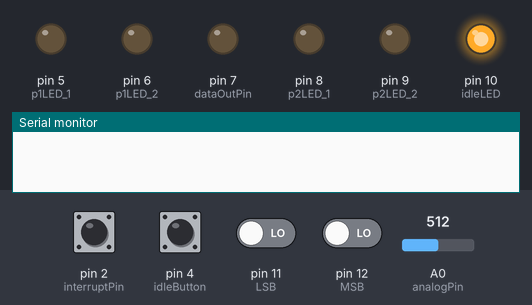
Bench run of a sketch on a simulated Arduino Uno, built with avr-gcc and run on an emulated ATmega328P. Shown: output pins drawn as LEDs (lit = HIGH), the last lines printed to the serial monitor. Inputs (shaded band) come from the test bench; at power-on: pin 2 (interruptPin), pin 4 (idleButton), pin 11 (LSB), pin 12 (MSB) LOW, A0 (analogPin) = 512. Random numbers use the default seed unless the sketch sets one.

Above: at 0.8 s.
0.9 s: pin 4 (idleButton) pulled HIGH for 0.15 s
At 3.0 s:
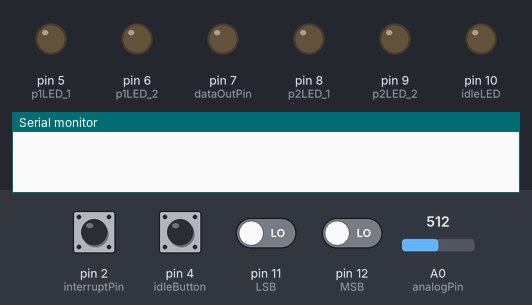
3.9 s: pin 2 (interruptPin) pulled HIGH for 0.15 s
At 5.1 s:
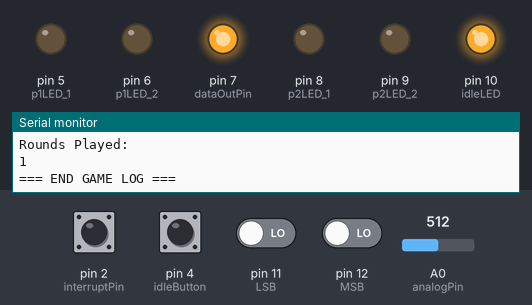
5.6 s: pin 4 (idleButton) pulled HIGH for 1 s
At 7.7 s:
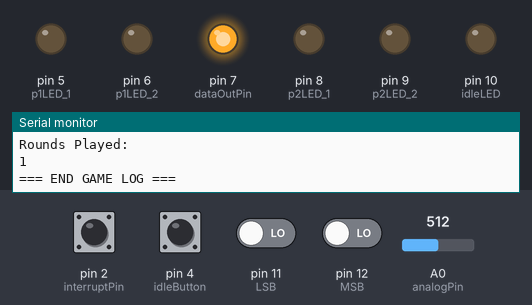
8.6 s: pin 2 (interruptPin) pulled HIGH for 1 s
At 9.5 s:
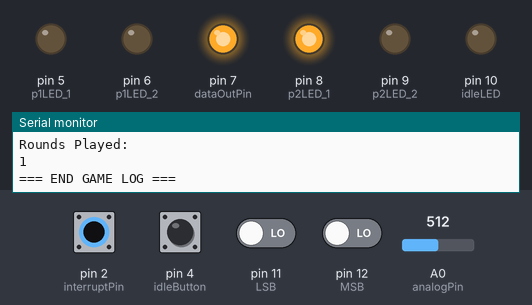
11.1 s: pin 2 (interruptPin) pulled HIGH for 0.15 s
At 12.3 s:
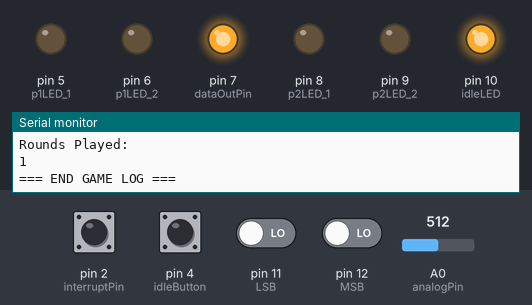
12.8 s: pin 4 (idleButton) pulled HIGH for 0.15 s
At 16.1 s:
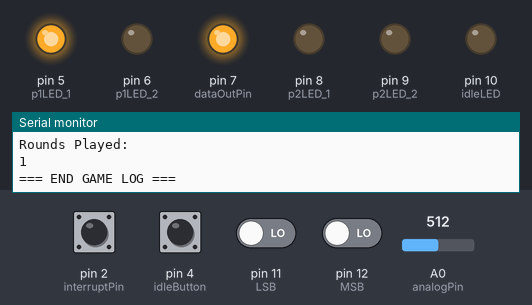
Timing chart, 0 to 16.8 s (numbered marks = the images above; inputs shaded):
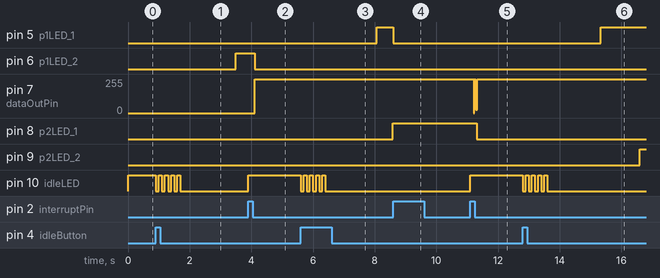

The sketch:

BME-393L-Final-Project-2025.ino
```cpp
// global variables
volatile unsigned long gdMillis = 0; // variable to keep track of time

// pins to be used on the arduino board
const int interruptPin = 2;
const byte LSB = 11;
const byte MSB = 12;
const int p1LED_1 = 5;
const int p1LED_2 = 6;
const int p2LED_1 = 8;
const int p2LED_2 = 9;
const int idleLED = 10;
const int idleButton = 4;
const int dataOutPin = 7;  // communication pin to talk to ard B


// flags
bool LEDTimerExpiredP1 = false;
bool LEDTimerExpiredP2 = false;
bool P1Lost = false;
bool P2Lost = false;
bool roundInProgress = false;
bool P1HasReacted = false;
bool P2HasReacted = false;
bool gameIsOver = true;

// time-related variables
unsigned long LEDStartTimeP1 = 0;
unsigned long LEDStartTimeP2 = 0;
unsigned long roundStartTime = 0;
unsigned long gameStartTime = 0;
int randomLEDTimerP1 = 0;
int randomLEDTimerP2 = 0;
const int maxRounds = 7;
int P1RxnTimes[maxRounds] = {0}; // this is the per-round rxn time.
int P2RxnTimes[maxRounds] = {0}; // this is the per-round rxn time.
int roundTimes[maxRounds] = {0}; // time the rounds
unsigned long rxnStartTimeP1 = 0;
unsigned long rxnStartTimeP2 = 0;
int totalRxnTimeP1 = 0;
int totalRxnTimeP2 = 0;
int totalGameTime = 0;


// volatile variables
volatile int buttonValue = -1;
volatile bool buttonPressed = false;

// other
bool scale = false;
int numRounds = 0;
float P1Score = 0.0; // TO BE IMPLEMENTED ON ARD2
float P2Score = 0.0; // TO BE IMPLEMENTED ON ARD2
int randomLEDP1 = 0;
int randomLEDP2 = 0;
int windowEnd = 2001;


// --------------------------------------------- //
// GAME FUNCTIONS
// --------------------------------------------- //
void ISRTrigger() {
  buttonValue = getButton(MSB, LSB); // get button that was pushed
  buttonPressed = true;
}

void validateButtonPress(int button, int ledP1, int ledP2) { // general function to validate button press from any player
  if (button == 0 || button == 1) {
    validateP1ButtonPress(button, ledP1);
  }
  else if (button == 2 || button == 3) {
    validateP2ButtonPress(button, ledP2);
  }
}

void validateP1ButtonPress(int button, int led) {
  if (!LEDTimerExpiredP1) {P1Lost = true;}
  else if (led - button != 5) {P1Lost = true;}

}

void validateP2ButtonPress(int button, int led) {
  if (!LEDTimerExpiredP2) {P2Lost = true;}
  else if (led - button != 6) {P2Lost = true;}
}

void checkForDoublePress(int button) {
  if (button == 0 || button == 1) {
    if (P1HasReacted) {
      P1Lost = true;
      // roundInProgress = false;
    }
    else {
      P1HasReacted = true;
    }
  }
  if (button == 2 || button == 3) {
    if (P2HasReacted) {
      P2Lost = true;
      // roundInProgress = false;
    }
    else {
      P2HasReacted = true;
    }
  }
}

void handleButtonPress() {
  if (buttonPressed) {
      // reset flag
      buttonPressed = false;

      checkForDoublePress(buttonValue); // check if button for a given player was already pressed this round

      // check that neither player has lost via double clicking
      if (!P1Lost && !P2Lost) {
        // process button press
        validateButtonPress(buttonValue, randomLEDP1, randomLEDP2); // make sure the button was correct and not pushed premautrely

        // clock reaction time
        if (!P1Lost && !P2Lost) {
          if (buttonValue == 0 || buttonValue == 1) {
            int roundRxnTimeP1 = gdMills() - rxnStartTimeP1;
            P1RxnTimes[numRounds - 1] = roundRxnTimeP1;
            totalRxnTimeP1 += roundRxnTimeP1;
            digitalWrite(randomLEDP1, LOW);
            }
          else if (buttonValue == 2 || buttonValue == 3) {
            int roundRxnTimeP2 = gdMills() - rxnStartTimeP2;
            P2RxnTimes[numRounds - 1] = roundRxnTimeP2;
            totalRxnTimeP2 += roundRxnTimeP2;
            digitalWrite(randomLEDP2, LOW);
            }
        }
        else {
          roundInProgress = false;
          // gameIsOver = true;
        }
      }
      else {
        roundInProgress = false;
        // gameIsOver = true;
      }
    }
  else {return;}
}

bool isGameOver() {
  if (numRounds == maxRounds) {
    return true;
  }
  else if (P1Lost || P2Lost) {
    return true;
  }
  return false;
}

void getScores() {
  P1Score = (1.0 / (totalRxnTimeP1 / numRounds)) * 100.0;
  P2Score = (1.0 / (totalRxnTimeP2 / numRounds)) * 100.0;
} // to be implemented on ard2

void blinkFast(int ledPin) {
  digitalWrite(ledPin, LOW);
  pause(100);
  digitalWrite(ledPin, HIGH);
  pause(100);
  digitalWrite(ledPin, LOW);
  pause(100);
  digitalWrite(ledPin, HIGH);
  pause(100);
  digitalWrite(ledPin, LOW);
  pause(100);
  digitalWrite(ledPin, HIGH);
  pause(100);
  digitalWrite(ledPin, LOW);
  pause(100);
  digitalWrite(ledPin, HIGH);
  pause(100);
  digitalWrite(ledPin, LOW);
}

void idle() {
  if (!gameIsOver) {return;}  // do nothing if game is not over
  digitalWrite(p1LED_1, LOW);
  digitalWrite(p1LED_2, LOW);
  digitalWrite(p2LED_1, LOW);
  digitalWrite(p2LED_2, LOW);
  while (true) {
    digitalWrite(idleLED, HIGH);
    if (digitalRead(idleButton) == HIGH) {
      blinkFast(idleLED);
      resetGame();
      break;
    }
  }
}

void resetGame() {
  // Reset flags
  P1Lost = false;
  P2Lost = false;
  LEDTimerExpiredP1 = false;
  LEDTimerExpiredP2 = false;
  P1HasReacted = false;
  P2HasReacted = false;
  roundInProgress = false;
  gameIsOver = false;
  scale = false;


  // Reset time-related variables
  LEDStartTimeP1 = 0;
  LEDStartTimeP2 = 0;
  roundStartTime = 0;
  rxnStartTimeP1 = 0;
  rxnStartTimeP2 = 0;

  // Reset scores and round counter
  numRounds = 0;
  P1Score = 0;
  P2Score = 0;
  totalRxnTimeP1 = 0;
  totalRxnTimeP2 = 0;
  totalGameTime = 0;
  windowEnd = 2001;

  // Clear per-round arrays
  for (int i = 0; i < maxRounds; i++) {
    P1RxnTimes[i] = 0;
    P2RxnTimes[i] = 0;
    roundTimes[i] = 0;
  }

  // Turn off all LEDs
  digitalWrite(p1LED_1, LOW);
  digitalWrite(p1LED_2, LOW);
  digitalWrite(p2LED_1, LOW);
  digitalWrite(p2LED_2, LOW);

  // set game timer
  gameStartTime = gdMills();

  // Start fresh game
  startNewRound();
}

float randomFloat(float min, float max) {
  if (scale) { // only start scaling after the first round
    float intervalWidth = max - min; // get width/range of where we want our value to lie (ie if range is 0.1 to 0.99 width = 0.89)
    float randomFraction = random(0, 101) / 100.0; // get a number between 0.0 and 1.0
    // return the random number. ie:
    // min + (width * randomFraction)
    // = 0.1 + 0.89*[0.0 to 1.0]
    // = 0.1 + [0.0, 0.89]
    // = [0.1 to 0.99]
    return min + (intervalWidth * randomFraction);
  }
  else {return 1.0;}
}

int pickRandomLED (int led1, int led2) {
  return random(led1, led2 + 1);
}

int getButton(byte msb, byte lsb) {
  // Read the state of the two encoder pins
  bool A = digitalRead(msb);
  bool B = digitalRead(lsb);

  // Combine A and B into a 2-bit binary number
  int value = (A << 1) | B;  // A is the MSB, B is the LSB

  return value;
}

void pause(int millisToDelay) {
  unsigned long startTime = gdMills();
  while (gdMills() - startTime < millisToDelay) {}  // do nothing to kill time. include assembly no operation instruction to avoid being optimized away
}

uint16_t generateRandomSeed(int analogPin = 0, int cycleCount = 200) {
  uint16_t seed = 0;
  for (int i = 0; i < 6; i++) {
    seed = (seed << 3) | (analogRead(analogPin) & 0x07);
    pause(cycleCount); // give time for the lower bits of the voltage reading to fluctuate (about 1ms)
  }
  return seed;
}

// decides whether to start a new round
void startNewRound() {

  if (isGameOver()) { // check if game needs to be ended before starting a new round
    roundInProgress = false;
    gameIsOver = true;
    totalGameTime = gdMills() - gameStartTime; // get the total game time

    digitalWrite(idleLED, HIGH);
    printGameData(); // print the timing arrays
    sendPacket(totalRxnTimeP1, totalRxnTimeP2, numRounds); // if a game has been played, send data to ArdB
    return;
  }

  // increase number of rounds
  numRounds++;

  // reset flags
  LEDTimerExpiredP1 = false;
  LEDTimerExpiredP2 = false;
  P1HasReacted = false;
  P2HasReacted = false;

  // get random seed for this round
  int roundSeed = generateRandomSeed();
  randomSeed(roundSeed);

  // get random scalers
  float randomScaler = randomFloat(0.5, 0.99);

  // make the end of the time window smaller each round
  windowEnd = windowEnd * randomScaler;

  // reset timers
  randomLEDTimerP1 = random(200, windowEnd);
  randomLEDTimerP2 = random(200, windowEnd);

  // pick a random LED for each player for the round
  randomLEDP1 = pickRandomLED(p1LED_1, p1LED_2);
  randomLEDP2 = pickRandomLED(p2LED_1, p2LED_2);

  // set the timers for the round
  LEDStartTimeP1 = gdMills();
  LEDStartTimeP2 = gdMills();
  roundStartTime = gdMills();

  scale = true; // enable scaling for next round
  roundInProgress = true;
}
// --------------------------------------------- //
// END OF GAME FUNCTIONS
// --------------------------------------------- //


// --------------------------------------------- //
// COMMUNICATION PROTOCOL FUNCTIONS
// --------------------------------------------- //

void sendBit(bool bitVal) {
  digitalWrite(dataOutPin, bitVal ? HIGH : LOW); // if bitVal = 1, send HIGH. else (aka bitVal = 0), send LOW
  pause(2);  // 2ms per bit
}

void sendByte(byte data) {
  for (int i = 7; i >= 0; i--) {
    bool bitVal = (data >> i) & 0x01;
    sendBit(bitVal);
  }
}

void sendUint16(uint16_t value) {
  byte msb = (value >> 8) & 0xFF;
  byte lsb = value & 0xFF;
  sendByte(msb);
  sendByte(lsb);
}

void sendStartBit() {
  digitalWrite(dataOutPin, HIGH);
  pause(5);  // 5ms HIGH = start pulse
  digitalWrite(dataOutPin, LOW);
  pause(1);  // settle
}


void sendPacket(uint16_t scaledP1, uint16_t scaledP2, uint16_t rounds) {
  // send start bit to initiate/sync communication between boards
  sendStartBit();

  // send data
  sendUint16(scaledP1);
  sendUint16(scaledP2);
  sendUint16(rounds);
}


void printGameData() {
  Serial.println("=== START GAME LOG ===");

  // Log P1 reaction times
  Serial.println("P1 Reaction Times (ms):");
  for (int i = 0; i < numRounds; i++) {
    if (P1RxnTimes[i] != 0) {
      Serial.println(P1RxnTimes[i]);
    }
  }

  // Log P2 reaction times
  Serial.println("\nP2 Reaction Times (ms):");
  for (int i = 0; i < numRounds; i++) {
    if (P2RxnTimes[i] != 0) {
      Serial.println(P2RxnTimes[i]);
    }
  }

  // Log round times
  Serial.println("\nRound Times (ms):");
  for (int i = 0; i < numRounds; i++) {
    if (roundTimes[i] != 0) {
      Serial.println(roundTimes[i]);
    }
  }

  // Log total game time
  Serial.println("\nTotal Game Time (s):");
  Serial.println( (float)(totalGameTime/1000) );

  Serial.println("\Rounds Played:");
  Serial.println( numRounds );

  Serial.println("=== END GAME LOG ===");
  return;
}

// --------------------------------------------- //
// END OF COMMUNICATION PROTOCOL FUNCTIONS
// --------------------------------------------- //


unsigned long gdMills() {return gdMillis;}

// define ISR protocol to perform an action when timer1 == OCR1A
//we know to compare timer1 to OCR1A because this is specified by the TIMER1_COMPA_vect vector, which defines the comparison behavior for the processor to execute
// this is the same as saying: trigger an interrupt and add 1 to gdMillis when timer1 has had 2000 ticks (aka 1 ms, has passed)
ISR(TIMER1_COMPA_vect){gdMillis++;}

void setup() {
  noInterrupts(); // disable interrupts during setup

  // Normal mode (no PWM)
  TCCR1A = 0;

  // reset timer1 = 0
  TCNT1 = 0;

  // clear register before setting bits
  TCCR1B = 0;

  // set up timer1 with prescale = 8
  TCCR1B |= 1 << CS11;

  // set value of output compare register A to compare timer1 against
  OCR1A = 1999;

  // set arduino to CTC mode (clear timer on compare)
  TCCR1B |= 1 << WGM12;

  // set control bit to enable compare match A interrupt (comparing against OCR1A)
  TIMSK1 |= (1 << OCIE1A);

  // set up pin modes
  pinMode(MSB, INPUT);
  pinMode(LSB, INPUT);
  pinMode(p1LED_1, OUTPUT);
  pinMode(p1LED_2, OUTPUT);
  pinMode(p2LED_1, OUTPUT);
  pinMode(p2LED_2, OUTPUT);
  pinMode(idleButton, INPUT);
  pinMode(idleLED, OUTPUT);
  pinMode(dataOutPin, OUTPUT);
  attachInterrupt(digitalPinToInterrupt(interruptPin), ISRTrigger, RISING);

  interrupts(); // enable interrupts

  Serial.begin(9600);

  // and we're off
  idle();
}

void loop() {

  if (gameIsOver) {
    idle();
    return;
  }

  if (roundInProgress) {

    handleButtonPress(); // in case players click button before light turns on

    if ((!LEDTimerExpiredP1) && (gdMills() - LEDStartTimeP1 >= randomLEDTimerP1)) {
      LEDTimerExpiredP1 = true; // set flag
      rxnStartTimeP1 = gdMills(); // start reaction timer
      digitalWrite(randomLEDP1, HIGH); // turn LED on
    }

    handleButtonPress();

    if ((!LEDTimerExpiredP2) && (gdMills() - LEDStartTimeP2 >= randomLEDTimerP2)) {
      LEDTimerExpiredP2 = true; // set flag
      rxnStartTimeP2 = gdMills(); // start reaction timer
      digitalWrite(randomLEDP2, HIGH); // turn LED on
    }

     handleButtonPress();

     // each time we call handleButtonPress(), we are checking if a button was pressed, validating the press if it happened, and logging rxn time after validation. otherwise, continue the loop function
  }

  if (LEDTimerExpiredP1 && LEDTimerExpiredP2 && P1HasReacted && P2HasReacted) {
      roundInProgress = false;
      roundTimes[numRounds - 1] = gdMills() - roundStartTime;
      startNewRound(); // start next round
    }

  if (isGameOver()) {
    startNewRound(); // if the game needs to end, decide NOT to start a new round
  }
    // TODO: 1. exit game if a player loses 2. save times for round, game, and individual rxn times of each player 3. idle state 4. single player mode 5. class???? 6. scoring 7. debounce handling
}

/*

to send to ard2:
- numRounds -> total rounds played
- totalRxnTimeP1 -> cumulative rxn time
- totalRxnTimeP2 -> cumulative rxn time

to write to a file:

- P1RxnTimes array -> this is the per-round rxn time.
- P2RxnTimes array -> this is the per-round rxn time.
- roundTimes array -> round times
- totalGameTime -> total elasped game time
*/
```

Measured:
- after the input at 0.9 s, pin 6 (p1LED_2): LOW → HIGH after 2.6 s; pin 10 (idleLED): alternates HIGH for 0.10 s and LOW for 0.10 s, 9 changes in all, then stays LOW, starting at once
- after the input at 3.9 s, pin 6 (p1LED_2): HIGH → LOW after 0.21 s; pin 7 (dataOutPin): 0/255 → 255/255 after 0.20 s; pin 10 (idleLED): LOW → HIGH at once
- after the input at 5.6 s, pin 5 (p1LED_1): LOW → HIGH after 2.5 s; pin 8 (p2LED_1): LOW → HIGH after 3.0 s; pin 10 (idleLED): alternates HIGH for 0.10 s and LOW for 0.10 s, 9 changes in all, then stays LOW, starting at once
- after the input at 8.6 s, pin 5 (p1LED_1): HIGH → LOW at once
- after the input at 11.1 s, pin 7 (dataOutPin): 255/255 → 0/255 after 0.11 s, → 255/255 0.02 s later, → 26/255 0.04 s later, → 255/255 0.04 s later; pin 8 (p2LED_1): HIGH → LOW after 0.21 s; pin 10 (idleLED): LOW → HIGH at once
- after the input at 12.8 s, pin 5 (p1LED_1): LOW → HIGH after 2.5 s; pin 9 (p2LED_2): LOW → HIGH after 3.8 s; pin 10 (idleLED): alternates HIGH for 0.10 s and LOW for 0.10 s, 9 changes in all, then stays LOW, starting at once
